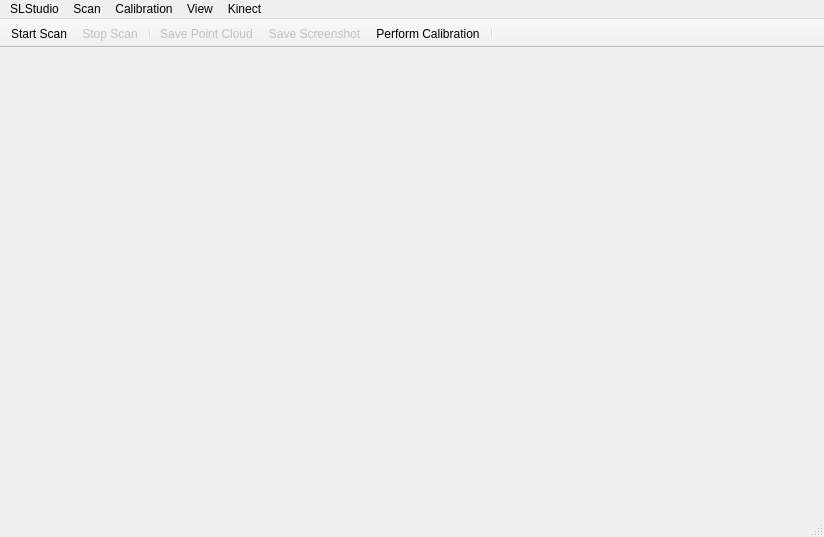
<?xml version="1.0" encoding="UTF-8"?>
<ui version="4.0">
 <class>SLStudio</class>
 <widget class="QMainWindow" name="SLStudio">
  <property name="geometry">
   <rect>
    <x>0</x>
    <y>0</y>
    <width>824</width>
    <height>537</height>
   </rect>
  </property>
  <property name="windowTitle">
   <string>SLStudio</string>
  </property>
  <property name="autoFillBackground">
   <bool>false</bool>
  </property>
  <widget class="QWidget" name="centralWidget">
   <property name="acceptDrops">
    <bool>false</bool>
   </property>
   <property name="layoutDirection">
    <enum>Qt::LeftToRight</enum>
   </property>
   <layout class="QGridLayout" name="gridLayout">
    <item row="0" column="0">
     <widget class="SLPointCloudWidget" name="pointCloudWidget" native="true">
      <property name="enabled">
       <bool>true</bool>
      </property>
      <property name="layoutDirection">
       <enum>Qt::LeftToRight</enum>
      </property>
      <property name="autoFillBackground">
       <bool>false</bool>
      </property>
     </widget>
    </item>
   </layout>
  </widget>
  <widget class="QMenuBar" name="menuBar">
   <property name="geometry">
    <rect>
     <x>0</x>
     <y>0</y>
     <width>824</width>
     <height>25</height>
    </rect>
   </property>
   <widget class="QMenu" name="menuCalibration">
    <property name="title">
     <string>Calibration</string>
    </property>
    <addaction name="actionLoadCalibration"/>
    <addaction name="actionExportCalibration"/>
    <addaction name="actionCalibration"/>
   </widget>
   <widget class="QMenu" name="menuSLStudio">
    <property name="title">
     <string>SLStudio</string>
    </property>
    <addaction name="actionPreferences"/>
    <addaction name="actionQuit"/>
    <addaction name="actionAbout"/>
   </widget>
   <widget class="QMenu" name="menuScan">
    <property name="title">
     <string>Scan</string>
    </property>
    <addaction name="actionStart"/>
    <addaction name="actionStop"/>
    <addaction name="actionSavePointCloud"/>
    <addaction name="actionSaveScreenshot"/>
   </widget>
   <widget class="QMenu" name="menuView">
    <property name="title">
     <string>View</string>
    </property>
    <addaction name="actionUpdatePointClouds"/>
   </widget>
   <widget class="QMenu" name="menuKinect">
    <property name="title">
     <string>Kinect</string>
    </property>
    <addaction name="actionStartMapView"/>
    <addaction name="actionStartPointView"/>
    <addaction name="separator"/>
    <addaction name="actionStopPointView"/>
   </widget>
   <addaction name="menuSLStudio"/>
   <addaction name="menuScan"/>
   <addaction name="menuCalibration"/>
   <addaction name="menuView"/>
   <addaction name="menuKinect"/>
  </widget>
  <widget class="QToolBar" name="toolBar">
   <property name="enabled">
    <bool>true</bool>
   </property>
   <property name="font">
    <font>
     <italic>false</italic>
     <strikeout>false</strikeout>
    </font>
   </property>
   <property name="windowTitle">
    <string>toolBar</string>
   </property>
   <property name="movable">
    <bool>false</bool>
   </property>
   <property name="toolButtonStyle">
    <enum>Qt::ToolButtonTextUnderIcon</enum>
   </property>
   <attribute name="toolBarArea">
    <enum>TopToolBarArea</enum>
   </attribute>
   <attribute name="toolBarBreak">
    <bool>false</bool>
   </attribute>
   <addaction name="actionStart"/>
   <addaction name="actionStop"/>
   <addaction name="separator"/>
   <addaction name="actionSavePointCloud"/>
   <addaction name="actionSaveScreenshot"/>
   <addaction name="actionCalibration"/>
   <addaction name="separator"/>
  </widget>
  <widget class="QStatusBar" name="statusBar"/>
  <action name="actionQuit">
   <property name="text">
    <string>&amp;Quit</string>
   </property>
   <property name="menuRole">
    <enum>QAction::QuitRole</enum>
   </property>
  </action>
  <action name="actionStart">
   <property name="text">
    <string>Start Scan</string>
   </property>
  </action>
  <action name="actionStop">
   <property name="enabled">
    <bool>false</bool>
   </property>
   <property name="text">
    <string>Stop Scan</string>
   </property>
  </action>
  <action name="actionCalibration">
   <property name="text">
    <string>Perform Calibration</string>
   </property>
  </action>
  <action name="actionLoadCalibration">
   <property name="text">
    <string>Load Calibration</string>
   </property>
  </action>
  <action name="actionExportCalibration">
   <property name="text">
    <string>Export Calibration</string>
   </property>
  </action>
  <action name="actionPreferences">
   <property name="text">
    <string>&amp;Preferences</string>
   </property>
  </action>
  <action name="actionSavePointCloud">
   <property name="enabled">
    <bool>false</bool>
   </property>
   <property name="text">
    <string>Save Point Cloud</string>
   </property>
  </action>
  <action name="actionSaveScreenshot">
   <property name="enabled">
    <bool>false</bool>
   </property>
   <property name="text">
    <string>Save Screenshot</string>
   </property>
  </action>
  <action name="actionTracking">
   <property name="enabled">
    <bool>false</bool>
   </property>
   <property name="text">
    <string>Start Tracking</string>
   </property>
  </action>
  <action name="actionAbout">
   <property name="text">
    <string>About</string>
   </property>
   <property name="menuRole">
    <enum>QAction::AboutRole</enum>
   </property>
  </action>
  <action name="actionTracker">
   <property name="checkable">
    <bool>true</bool>
   </property>
   <property name="checked">
    <bool>true</bool>
   </property>
   <property name="text">
    <string>Tracker</string>
   </property>
  </action>
  <action name="actionUpdatePointClouds">
   <property name="checkable">
    <bool>true</bool>
   </property>
   <property name="checked">
    <bool>true</bool>
   </property>
   <property name="text">
    <string>Update Point Clouds</string>
   </property>
  </action>
  <action name="actionStartMapView">
   <property name="text">
    <string>StartMapView</string>
   </property>
  </action>
  <action name="actionStartPointView">
   <property name="text">
    <string>StartPointView</string>
   </property>
  </action>
  <action name="actionStopPointView">
   <property name="text">
    <string>StopPointView</string>
   </property>
  </action>
 </widget>
 <layoutdefault spacing="6" margin="11"/>
 <customwidgets>
  <customwidget>
   <class>SLPointCloudWidget</class>
   <extends>QWidget</extends>
   <header>SLPointCloudWidget.h</header>
   <container>1</container>
   <slots>
    <slot>saveScreenShot()</slot>
    <slot>savePointCloud()</slot>
   </slots>
  </customwidget>
 </customwidgets>
 <resources/>
 <connections>
  <connection>
   <sender>actionStart</sender>
   <signal>triggered()</signal>
   <receiver>SLStudio</receiver>
   <slot>onActionStart()</slot>
   <hints>
    <hint type="sourcelabel">
     <x>-1</x>
     <y>-1</y>
    </hint>
    <hint type="destinationlabel">
     <x>450</x>
     <y>387</y>
    </hint>
   </hints>
  </connection>
  <connection>
   <sender>actionStop</sender>
   <signal>triggered()</signal>
   <receiver>SLStudio</receiver>
   <slot>onActionStop()</slot>
   <hints>
    <hint type="sourcelabel">
     <x>-1</x>
     <y>-1</y>
    </hint>
    <hint type="destinationlabel">
     <x>457</x>
     <y>374</y>
    </hint>
   </hints>
  </connection>
  <connection>
   <sender>actionQuit</sender>
   <signal>triggered()</signal>
   <receiver>SLStudio</receiver>
   <slot>close()</slot>
   <hints>
    <hint type="sourcelabel">
     <x>-1</x>
     <y>-1</y>
    </hint>
    <hint type="destinationlabel">
     <x>450</x>
     <y>387</y>
    </hint>
   </hints>
  </connection>
  <connection>
   <sender>actionCalibration</sender>
   <signal>triggered()</signal>
   <receiver>SLStudio</receiver>
   <slot>onActionCalibration()</slot>
   <hints>
    <hint type="sourcelabel">
     <x>-1</x>
     <y>-1</y>
    </hint>
    <hint type="destinationlabel">
     <x>450</x>
     <y>387</y>
    </hint>
   </hints>
  </connection>
  <connection>
   <sender>actionPreferences</sender>
   <signal>triggered()</signal>
   <receiver>SLStudio</receiver>
   <slot>onActionPreferences()</slot>
   <hints>
    <hint type="sourcelabel">
     <x>-1</x>
     <y>-1</y>
    </hint>
    <hint type="destinationlabel">
     <x>450</x>
     <y>387</y>
    </hint>
   </hints>
  </connection>
  <connection>
   <sender>actionExportCalibration</sender>
   <signal>triggered()</signal>
   <receiver>SLStudio</receiver>
   <slot>onActionExportCalibration()</slot>
   <hints>
    <hint type="sourcelabel">
     <x>-1</x>
     <y>-1</y>
    </hint>
    <hint type="destinationlabel">
     <x>450</x>
     <y>387</y>
    </hint>
   </hints>
  </connection>
  <connection>
   <sender>actionSaveScreenshot</sender>
   <signal>triggered()</signal>
   <receiver>pointCloudWidget</receiver>
   <slot>saveScreenShot()</slot>
   <hints>
    <hint type="sourcelabel">
     <x>-1</x>
     <y>-1</y>
    </hint>
    <hint type="destinationlabel">
     <x>450</x>
     <y>349</y>
    </hint>
   </hints>
  </connection>
  <connection>
   <sender>actionSavePointCloud</sender>
   <signal>triggered()</signal>
   <receiver>pointCloudWidget</receiver>
   <slot>savePointCloud()</slot>
   <hints>
    <hint type="sourcelabel">
     <x>-1</x>
     <y>-1</y>
    </hint>
    <hint type="destinationlabel">
     <x>450</x>
     <y>349</y>
    </hint>
   </hints>
  </connection>
  <connection>
   <sender>actionLoadCalibration</sender>
   <signal>triggered()</signal>
   <receiver>SLStudio</receiver>
   <slot>onActionLoadCalibration()</slot>
   <hints>
    <hint type="sourcelabel">
     <x>-1</x>
     <y>-1</y>
    </hint>
    <hint type="destinationlabel">
     <x>401</x>
     <y>268</y>
    </hint>
   </hints>
  </connection>
  <connection>
   <sender>actionAbout</sender>
   <signal>triggered()</signal>
   <receiver>SLStudio</receiver>
   <slot>onActionAbout()</slot>
   <hints>
    <hint type="sourcelabel">
     <x>-1</x>
     <y>-1</y>
    </hint>
    <hint type="destinationlabel">
     <x>411</x>
     <y>268</y>
    </hint>
   </hints>
  </connection>
  <connection>
   <sender>actionStartMapView</sender>
   <signal>triggered()</signal>
   <receiver>SLStudio</receiver>
   <slot>onActionKinect()</slot>
   <hints>
    <hint type="sourcelabel">
     <x>-1</x>
     <y>-1</y>
    </hint>
    <hint type="destinationlabel">
     <x>411</x>
     <y>268</y>
    </hint>
   </hints>
  </connection>
  <connection>
   <sender>actionStartPointView</sender>
   <signal>triggered()</signal>
   <receiver>SLStudio</receiver>
   <slot>onActionStartPointView()</slot>
   <hints>
    <hint type="sourcelabel">
     <x>-1</x>
     <y>-1</y>
    </hint>
    <hint type="destinationlabel">
     <x>411</x>
     <y>268</y>
    </hint>
   </hints>
  </connection>
  <connection>
   <sender>actionStopPointView</sender>
   <signal>triggered()</signal>
   <receiver>SLStudio</receiver>
   <slot>onActionStopPointView()</slot>
   <hints>
    <hint type="sourcelabel">
     <x>-1</x>
     <y>-1</y>
    </hint>
    <hint type="destinationlabel">
     <x>411</x>
     <y>268</y>
    </hint>
   </hints>
  </connection>
 </connections>
 <slots>
  <slot>onActionStart()</slot>
  <slot>onActionStop()</slot>
  <slot>onActionCalibration()</slot>
  <slot>onActionPreferences()</slot>
  <slot>onActionExportCalibration()</slot>
  <slot>onActionTracker()</slot>
  <slot>onActionLoadCalibration()</slot>
  <slot>onActionHistogram()</slot>
  <slot>onActionShading()</slot>
  <slot>onActionAbout()</slot>
  <slot>onActionDecoderUp()</slot>
  <slot>onActionDecoderVp()</slot>
  <slot>onActionKinect()</slot>
  <slot>onActionStartPointView()</slot>
  <slot>onActionStopPointView()</slot>
 </slots>
</ui>
